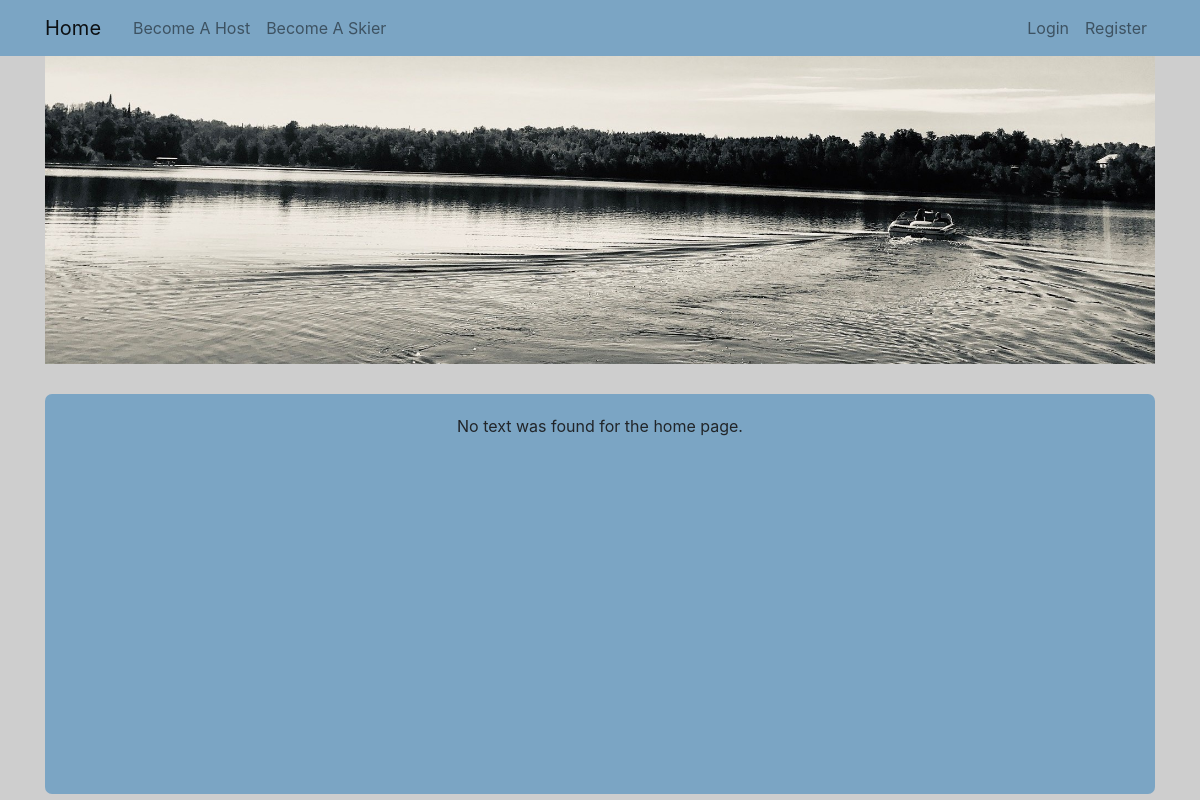
Before: / with the older database file.
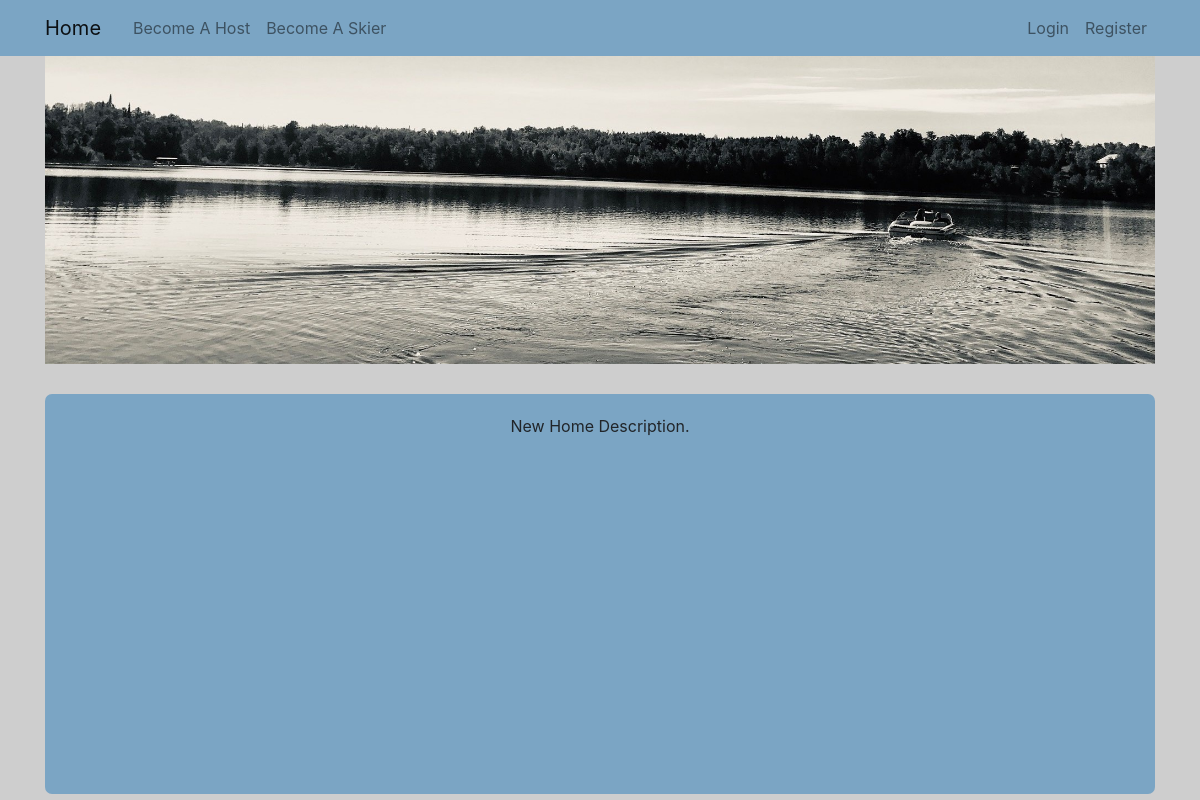
After: the same page with the newer database file.
### main/models.py (models this page shows)
class HomeText(models.Model):
    Home_Text = models.TextField(verbose_name="Text on front page of website.")

### main/views.py (the view)
# urls.py: 2. Add a URL to urlpatterns:  path('', views.home, name='home')
def home(request):
    data =  HomeText.objects.last()
    print(type(data))
    context = {}
    if data:
        context = {
            'data' : data.Home_Text,
        }
    else:
        context = {
            'data' : "No text was found for the home page."
        }
    return render(request, 'main/home.html', context)

### main/templates/main/home.html (shortened to what this page needs)
{% extends "base.html" %}
{% block content %}
  <head>
  </head>
  <div>
    <img src="../media/home_background.jpg" style="position:relative;" width=100% >
  <body>
    <div class=rectangle>{{ data }}</div>
  </body>
{% endblock content %}

Changed rows visible on the page:
added HomeText: Home_Text "New Home Description."
Other visible differences:
{{ data }}: "No text was found for the home page." → (not shown)
